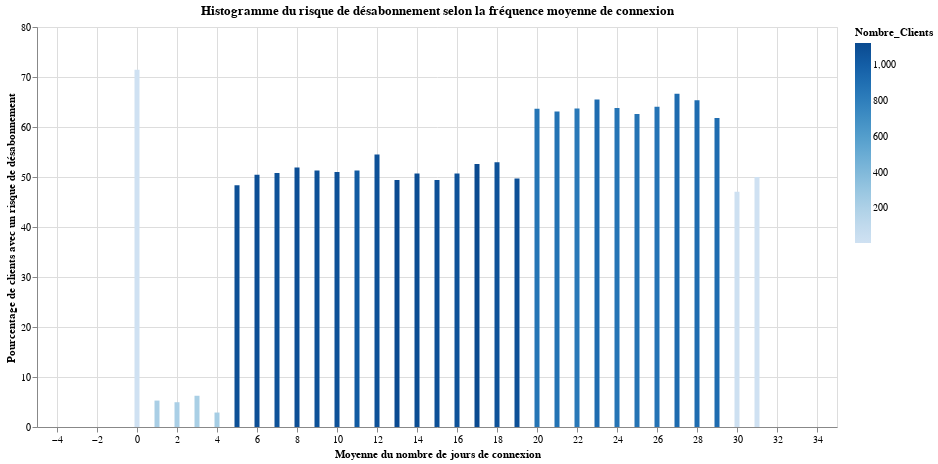

Source (notebook cell):
### Markdown cell above
De même cette feature à peu d'influence.

On va maintenant s'intéresser au variable avec plus de corrélation

Commençons par la fréquence de jours de connexion de clients

### Code cell
from pyspark.sql.functions import round

# Arrondir les valeurs de avg_frequency_login_days et les grouper
df_churn = df_spark_clean.withColumn("avg_frequency_login_days_rounded", round(col("avg_frequency_login_days")))
df_churn = df_churn.groupBy("avg_frequency_login_days_rounded").agg((avg("churn_risk_score") * 100).alias("avg_churn_percentage"), count("churn_risk_score").alias("Nombre_Clients"))
df_churn = df_churn.orderBy('avg_frequency_login_days_rounded')

data_pd = df_churn.toPandas()

# Histogramme
alt.Chart(data_pd).mark_bar().encode(
    x=alt.X('avg_frequency_login_days_rounded:Q', axis=alt.Axis(title="Moyenne du nombre de jours de connexion")),
    y=alt.Y('avg_churn_percentage:Q', axis=alt.Axis(title="Pourcentage de clients avec un risque de désabonnement")),
    tooltip=['avg_frequency_login_days_rounded:Q', 'avg_churn_percentage:Q', 'Nombre_Clients:Q'], # Afficher les informations de chaque point au survol
    color='Nombre_Clients:Q'
).properties(
    width=800, # Taille du graphique
    height=400,
    title="Histogramme du risque de désabonnement selon la fréquence moyenne de connexion", # Titre du graphique
).interactive() # Pouvoir zoomer sur le graphique

### Figure 1 — Vega-Lite specification as saved in the notebook (floating-point values rounded to 4 significant figures)
{"config": {"view": {"continuousWidth": 400, "continuousHeight": 300}}, "data": {"name": "data-6bdefe166d26e9334301e43dd9910177"}, "mark": "bar", "encoding": {"color": {"field": "Nombre_Clients", "type": "quantitative"}, "tooltip": [{"field": "avg_frequency_login_days_rounded", "type": "quantitative"}, {"field": "avg_churn_percentage", "type": "quantitative"}, {"field": "Nombre_Clients", "type": "quantitative"}], "x": {"axis": {"title": "Moyenne du nombre de jours de connexion"}, "field": "avg_frequency_login_days_rounded", "type": "quantitative"}, "y": {"axis": {"title": "Pourcentage de clients avec un risque de désabonnement"}, "field": "avg_churn_percentage", "type": "quantitative"}}, "height": 400, "selection": {"selector005": {"type": "interval", "bind": "scales", "encodings": ["x", "y"]}}, "title": "Histogramme du risque de désabonnement selon la fréquence moyenne de connexion", "width": 800, "$schema": "https://vega.github.io/schema/vega-lite/v4.17.0.json", "datasets": {"data-6bdefe166d26e9334301e43dd9910177": [{"avg_frequency_login_days_rounded": 0.0, "avg_churn_percentage": 71.43, "Nombre_Clients": 7}, {"avg_frequency_login_days_rounded": 1.0, "avg_churn_percentage": 5.286, "Nombre_Clients": 227}, {"avg_frequency_login_days_rounded": 2.0, "avg_churn_percentage": 4.955, "Nombre_Clients": 222}, {"avg_frequency_login_days_rounded": 3.0, "avg_churn_percentage": 6.25, "Nombre_Clients": 224}, {"avg_frequency_login_days_rounded": 4.0, "avg_churn_percentage": 2.893, "Nombre_Clients": 242}, {"avg_frequency_login_days_rounded": 5.0, "avg_churn_percentage": 48.35, "Nombre_Clients": 1088}, {"avg_frequency_login_days_rounded": 6.0, "avg_churn_percentage": 50.46, "Nombre_Clients": 1098}, {"avg_frequency_login_days_rounded": 7.0, "avg_churn_percentage": 50.79, "Nombre_Clients": 1073}, {"avg_frequency_login_days_rounded": 8.0, "avg_churn_percentage": 51.91, "Nombre_Clients": 1098}, {"avg_frequency_login_days_rounded": 9.0, "avg_churn_percentage": 51.29, "Nombre_Clients": 1082}, {"avg_frequency_login_days_rounded": 10.0, "avg_churn_percentage": 51.02, "Nombre_Clients": 1078}, {"avg_frequency_login_days_rounded": 11.0, "avg_churn_percentage": 51.32, "Nombre_Clients": 1021}, {"avg_frequency_login_days_rounded": 12.0, "avg_churn_percentage": 54.49, "Nombre_Clients": 1079}, {"avg_frequency_login_days_rounded": 13.0, "avg_churn_percentage": 49.42, "Nombre_Clients": 1121}, {"avg_frequency_login_days_rounded": 14.0, "avg_churn_percentage": 50.68, "Nombre_Clients": 1107}, {"avg_frequency_login_days_rounded": 15.0, "avg_churn_percentage": 49.4, "Nombre_Clients": 1087}, {"avg_frequency_login_days_rounded": 16.0, "avg_churn_percentage": 50.7, "Nombre_Clients": 1073}, {"avg_frequency_login_days_rounded": 17.0, "avg_churn_percentage": 52.58, "Nombre_Clients": 1124}, {"avg_frequency_login_days_rounded": 18.0, "avg_churn_percentage": 52.93, "Nombre_Clients": 1075}, {"avg_frequency_login_days_rounded": 19.0, "avg_churn_percentage": 49.72, "Nombre_Clients": 1086}, {"avg_frequency_login_days_rounded": 20.0, "avg_churn_percentage": 63.63, "Nombre_Clients": 866}, {"avg_frequency_login_days_rounded": 21.0, "avg_churn_percentage": 63.1, "Nombre_Clients": 878}, {"avg_frequency_login_days_rounded": 22.0, "avg_churn_percentage": 63.7, "Nombre_Clients": 843}, {"avg_frequency_login_days_rounded": 23.0, "avg_churn_percentage": 65.5, "Nombre_Clients": 916}, {"avg_frequency_login_days_rounded": 24.0, "avg_churn_percentage": 63.78, "Nombre_Clients": 867}, {"avg_frequency_login_days_rounded": 25.0, "avg_churn_percentage": 62.6, "Nombre_Clients": 877}, {"avg_frequency_login_days_rounded": 26.0, "avg_churn_percentage": 64.07, "Nombre_Clients": 874}, {"avg_frequency_login_days_rounded": 27.0, "avg_churn_percentage": 66.67, "Nombre_Clients": 924}, {"avg_frequency_login_days_rounded": 28.0, "avg_churn_percentage": 65.36, "Nombre_Clients": 918}, {"avg_frequency_login_days_rounded": 29.0, "avg_churn_percentage": 61.81, "Nombre_Clients": 919}, {"avg_frequency_login_days_rounded": 30.0, "avg_churn_percentage": 47.06, "Nombre_Clients": 17}, {"avg_frequency_login_days_rounded": 31.0, "avg_churn_percentage": 50.0, "Nombre_Clients": 10}]}}
